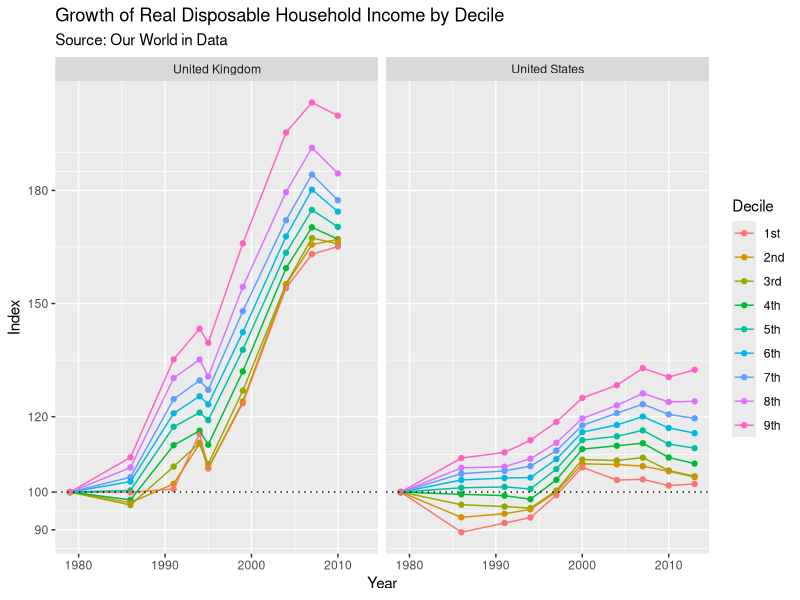

The R script that drew this image:
library(tidyverse)

# https://ourworldindata.org/income-inequality#how-are-the-incomes-of-the-rich-changing-relative-to-the-incomes-of-the-poor
household_income_raw <- read_csv("demos/data/real-disposable-household-income-indexed.csv",
                                 col_types = cols(
                                   Entity = col_character(),
                                   Code = col_character(),
                                   Year = col_integer(),
                                  .default = col_double()
                                 ))

household_income <- 
  household_income_raw %>%
  rename(Country = Entity) %>%
  gather(Decile, Index, matches("\\d+"))

household_income %>%
  filter(Country %in% c("United Kingdom", "United States")) %>%
  ggplot(aes(Year, Index, group = Decile, color = Decile)) +
  geom_point() +
  geom_line() +
  geom_hline(yintercept = 100, linetype = 3) +
  scale_x_continuous(breaks = c(1980, 1990, 2000, 2010)) +
  scale_y_continuous(breaks = c(90, 100, 120, 150, 180)) +
  facet_wrap(vars(Country)) +
  labs(title = "Growth of Real Disposable Household Income by Decile",
       subtitle = "Source: Our World in Data")
